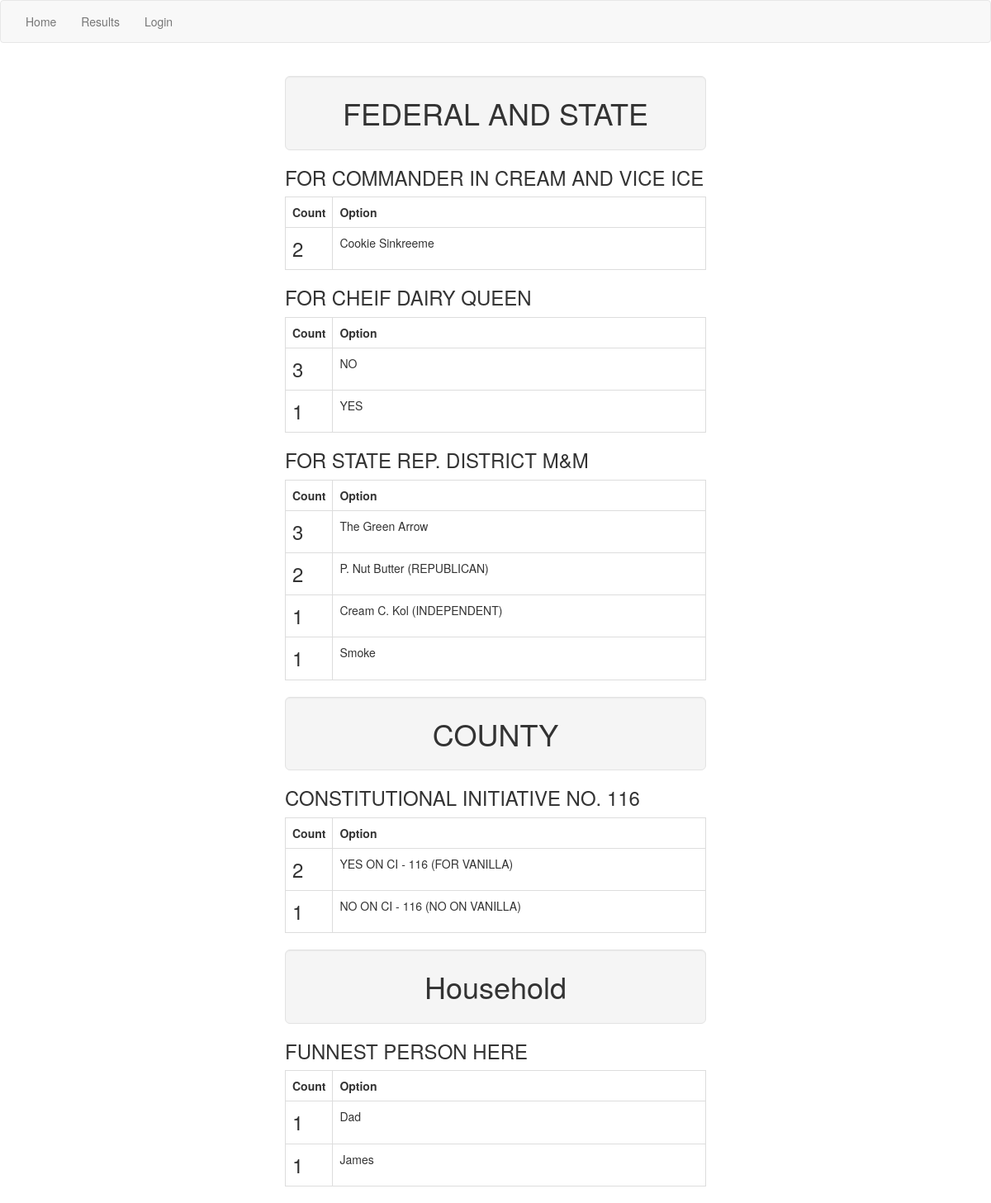
The app's page /voteapp/results/ with its own data.
### voteapp/models.py (models this page shows, shortened)
class Election(models.Model):
    name = models.CharField(max_length=200)
    vote_deadline = models.DateTimeField('vote_deadline')
    voters = models.ManyToManyField(User)

class Ballot(models.Model):
    ballot_title = models.TextField(max_length=500)
    how_to_vote = models.TextField(max_length=500, blank=True)
    ballot_question = models.TextField(max_length=500, blank=True)
    ballot_details= models.TextField(max_length=500, blank=True)
    election = models.ForeignKey(Election, on_delete=models.CASCADE)
    type = models.TextField(default="radio", max_length=200)
    required_num = models.IntegerField(default=0)
    max_num = models.IntegerField(default=1)
    allow_custom = models.BooleanField(default=False)
    display_order = models.IntegerField(default=10)

class WriteInOption(models.Model):
    ballot_item = models.ForeignKey(Ballot, on_delete=models.CASCADE)
    option_text = models.TextField(max_length=200)
    display_order = models.IntegerField(default=100)
    voters = models.ManyToManyField(User)

class Option(models.Model):
    ballot_item = models.ForeignKey(Ballot, on_delete=models.CASCADE)
    option_text = models.TextField(max_length=200)
    display_order = models.IntegerField(default=10)

### voteapp/views.py (the view)
def election_summary(request):
    log(request.user, "Viewed election results")
    return render(request, 'voteapp/election_summary.html', {'tally':get_tally_object()})

### voteapp/views.py (called while the page is built)
def log(user, action):
    if user.is_authenticated:
        lh = LogHistory.objects.create(time_stamp=timezone.now(), voter=user, action=action)
        lh.save()

### voteapp/templates/voteapp/election_summary.html
{% extends 'voteapp/base.html' %}
{% block content %}
<div class="container">
    {% for election_id, e_data in tally.items %}
    <h1 class="well well-lg text-center ">{{ e_data.election.name }}</h1>
        {% for ballot_id, ballot_dict in e_data.ballots.items %}
        <h3 class=" ">{{ ballot_dict.ballot.ballot_title }}</h3>
            <table  class="table table-bordered">
                <tr>
                    <th class="">Count</th><th>Option</th>
                </tr>
                {% if ballot_dict.ranked == 'Win' %}
                    <tr class=" ">
                        <td class="tally_count">{{ ballot_dict.ballot_tally}}</td>
                        <td>{{ballot_dict.name | linebreaksbr}}</td>
                    </tr>
                {% else %}
                    {% for option_id, option_data in ballot_dict.ballot_tally.items %}
                    <tr class=" ">
                        <td class="tally_count">{{ option_data.count}}</td>
                        <td>{{option_data.name | linebreaksbr}}</td>
                    </tr>
                    {% endfor %}
                {% endif %}
            </table>
        {% endfor %}
    {% endfor %}
</div>
{% endblock %}

### voteapp/static/voteapp/style.css (style rules this page uses)
body { background: white ; }
.container { max-width: 54rem; }
.tally_count { font-size: 24px; width: 10%; }

### records on screen
Election: election.name "FEDERAL AND STATE"
Ballot: ballot.ballot_title "FOR COMMANDER IN CREAM AND VICE ICE", ballot_tally "2", name "Cookie Sinkreeme"
Ballot: ballot.ballot_title "FOR CHEIF DAIRY QUEEN", count "3" "1"
Option: name "NO"
Option: name "YES"
Ballot: ballot.ballot_title "FOR STATE REP. DISTRICT M&M", count "3" "2" "1" "1"
WriteInOption: name "The Green Arrow"
Option: name "P. Nut Butter (REPUBLICAN)"
Option: name "Cream C. Kol (INDEPENDENT)"
WriteInOption: name "Smoke"
Election: election.name "COUNTY"
Ballot: ballot.ballot_title "CONSTITUTIONAL INITIATIVE NO. 116", count "2" "1"
Option: name "YES ON CI - 116 (FOR VANILLA)"
Option: name "NO ON CI - 116 (NO ON VANILLA)"
Election: election.name "Household"
Ballot: ballot.ballot_title "FUNNEST PERSON HERE", count "1" "1"
Option: name "Dad"
Option: name "James"
